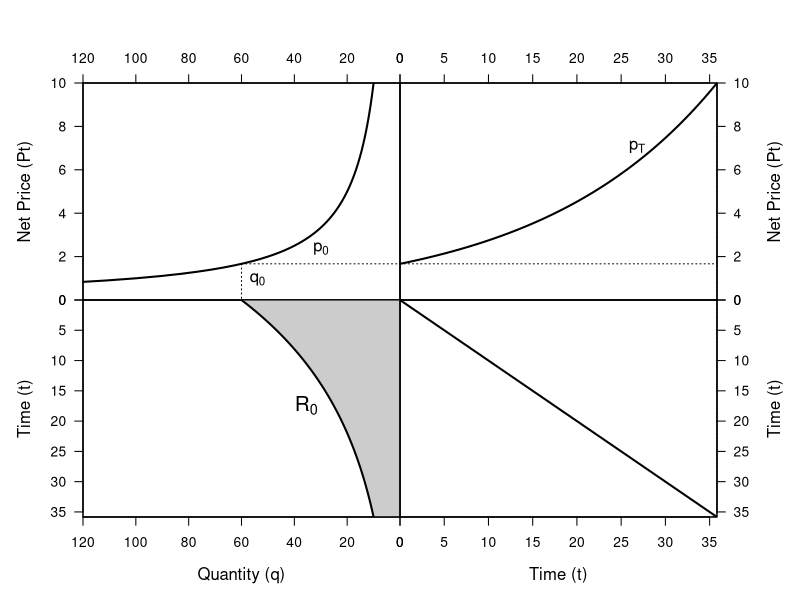
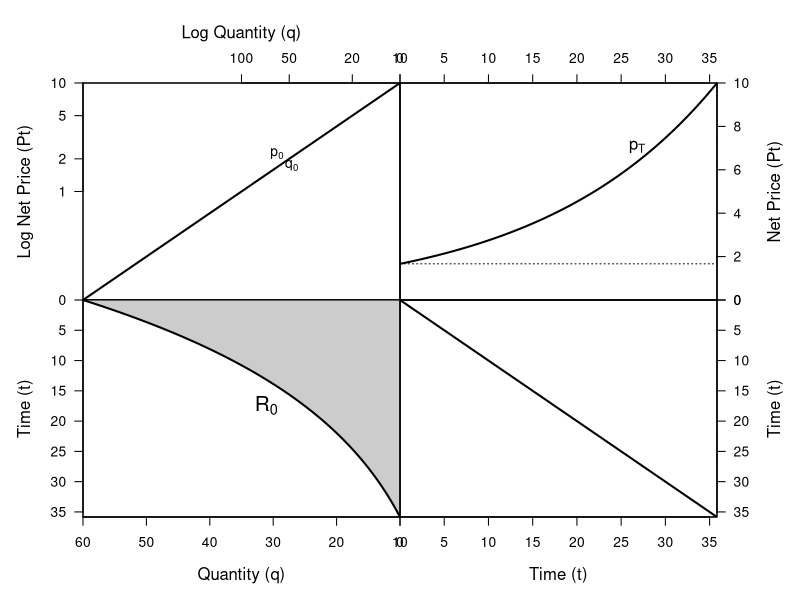

Generate these figures, in order, with R:
# Part 1: Data Generation
# Step A: Define Model Parameters
r_base <- 0.05; R0_base <- 1000
pT <- 10; A <- 100; epsilon <- 1.0

# Step B: Define Core Economic Functions
d_nonlinear <- function(p) A * p^(-epsilon)
stock_root_finder <- function(Tf, r, R) {
  quantity_as_a_function_of_time <- function(t) {
    price_at_t <- pT * exp(-r * (Tf - t))
    return(ifelse(price_at_t <= 0, Inf, d_nonlinear(price_at_t)))
  }
  total_extraction <- integrate(quantity_as_a_function_of_time, lower = 0, upper = Tf)$value
  return(R - total_extraction)
}

# Step C: Solve for the Baseline Path
Tf_base <- uniroot(stock_root_finder, c(1, 200), r = r_base, R = R0_base)$root
time_base <- seq(0, Tf_base, length.out = 100); price_base <- pT * exp(-r_base * (Tf_base - time_base))
quantity_base <- d_nonlinear(price_base)


# Part 2: The Final Plotting Function
create_final_single_plot <- function(time, price, quantity, R0, log_linear_demand = FALSE) {
  
  if (log_linear_demand == FALSE && dev.cur() != 1) { dev.off() }
  layout(matrix(c(1, 2, 3, 4), nrow = 2, byrow = TRUE))
  par(oma = c(0, 0, 0, 0))
  
  p0 <- price[1]; q0 <- quantity[1]; Tf <- max(time)
  
  # Plot 1: Demand Curve (Top-Left)
  par(mar = c(0, 5, 5, 0))
  
  if (log_linear_demand) {
    # LOG-LINEAR VERSION
    log_p_demand <- log(seq(0.1, pT, length.out = 100))
    log_q_demand <- log(d_nonlinear(exp(log_p_demand)))
    log_p0 <- log(p0); log_q0 <- log(q0)
    
    plot(log_q_demand, log_p_demand, type = "l", lwd = 2,
         xaxs = "i", yaxs = "i", xlim = rev(range(log_q_demand)), ylim = range(log_p_demand),
         xaxt = "n", yaxt = "n", xlab = "", ylab = "")
    
    segments(log_q0, log_p0, -Inf, log_p0, lty = 3, col = "black")
    segments(log_q0, log_p0, log_q0, -Inf, lty = 3, col = "black")
    
    q_ticks <- c(10, 20, 50, 100); p_ticks <- c(1, 2, 5, 10)
    axis(side = 2, at = log(p_ticks), labels = p_ticks, las = 1)
    axis(side = 3, at = log(q_ticks), labels = q_ticks)
    mtext("Log Net Price (Pt)", side = 2, line = 3)
    mtext("Log Quantity (q)", side = 3, line = 2.5)
    box()
    
    text(log_q0, log_p0, labels = expression(p[0]), pos = 3, offset = 0.5)
    text(log_q0, log_p0, labels = expression(q[0]), pos = 4, offset = 0.5)
    
  } else {
    # STANDARD (LINEAR) VERSION
    p_demand <- seq(0.1, pT, length.out = 100); q_demand <- d_nonlinear(p_demand)
    plot(q_demand, p_demand, type = "l", lwd = 2,
         xaxs = "i", yaxs = "i", xlim = rev(c(0, q0 * 2)), ylim = c(0, pT),
         xaxt = "n", yaxt = "n", xlab = "", ylab = "")
    segments(q0, p0, 0, p0, lty = 3, col = "black")
    segments(q0, p0, q0, 0, lty = 3, col = "black")
    axis(side = 2, las = 1); mtext("Net Price (Pt)", side = 2, line = 3)
    axis(side = 3); box()
    
    text(q0 / 2, p0, labels = expression(p[0]), pos = 3, cex = 1.2)
    text(q0, p0 / 2, labels = expression(q[0]), pos = 4, cex = 1.2)
  }
  
  # Plot 2: Price Path (Top-Right)
  par(mar = c(0, 0, 5, 5))
  plot(time, price, type = "l", lwd = 2, lty = 1, col = "black",
       xaxs = "i", yaxs = "i", xlim = c(0, Tf), ylim = c(0, pT),
       xaxt = "n", yaxt = "n", xlab = "", ylab = "")
  segments(0, p0, Tf, p0, lty = 3, col = "black")
  segments(Tf, 0, Tf, pT, lty = 3, col = "black")
  axis(side = 3); axis(side = 4, las = 1)
  mtext("Net Price (Pt)", side = 4, line = 3); box()
  
  # ** THE FIX IS HERE: pT is now placed closer to the curve **
  # Find a point 3/4 of the way along the time axis
  mid_time_index <- 75
  # Place the label just above the price path at that point
  text(time[mid_time_index], price[mid_time_index], labels = expression(p[T]), pos = 3, cex = 1.2)
  
  # Plot 3: Extraction Path (Bottom-Left)
  par(mar = c(5, 5, 0, 0))
  xlim_q3 <- if (log_linear_demand) rev(range(quantity)) else rev(c(0, q0 * 2))
  plot(quantity, time, type = "n",
       xaxs = "i", yaxs = "i", xlim = xlim_q3, ylim = rev(range(time)),
       xaxt = "n", yaxt = "n", xlab = "", ylab = "")
  polygon_x <- c(0, quantity, 0); polygon_y <- c(0, time, Tf)
  polygon(polygon_x, polygon_y, col = "gray80", border = NA)
  lines(quantity, time, lwd = 2, lty = 1, col = "black")
  axis(side = 1); mtext("Quantity (q)", side = 1, line = 3)
  axis(side = 2, las = 1); mtext("Time (t)", side = 2, line = 3); box()
  
  text(mean(quantity), mean(time), labels = expression(R[0]), pos = 2, cex = 1.5)
  
  # Plot 4: 45-degree Line (Bottom-Right)
  par(mar = c(5, 0, 0, 5))
  plot(time, time, type = "l", lwd = 2, lty = 1, col = "black",
       xaxs = "i", yaxs = "i", xlim = c(0, Tf), ylim = rev(range(time)),
       xaxt = "n", yaxt = "n", xlab = "", ylab = "")
  segments(0, Tf, Tf, Tf, lty = 3, col = "black")
  segments(Tf, 0, Tf, Tf, lty = 3, col = "black")
  axis(side = 1); mtext("Time (t)", side = 1, line = 3)
  axis(side = 4, las = 1); mtext("Time (t)", side = 4, line = 3); box()
}


# Part 3: Execution
# Generate the two plots sequentially
create_final_single_plot(
  time = time_base,
  price = price_base,
  quantity = quantity_base,
  R0 = R0_base,
  log_linear_demand = FALSE # First, the standard plot
)

create_final_single_plot(
  time = time_base,
  price = price_base,
  quantity = quantity_base,
  R0 = R0_base,
  log_linear_demand = TRUE # Second, the log-linear plot
)